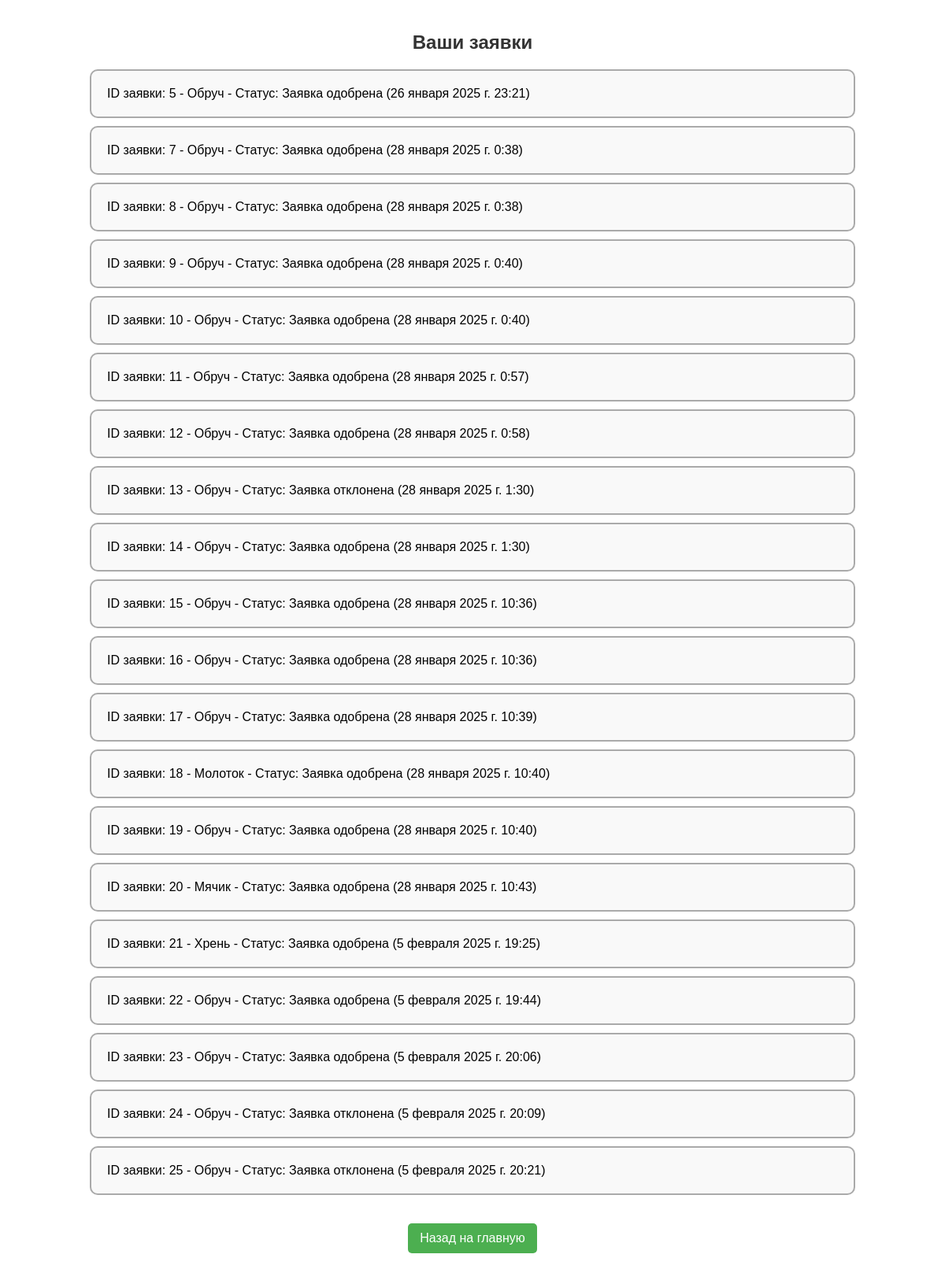
The page /inventory/track_requests/ (signed in) on the database as committed earlier.
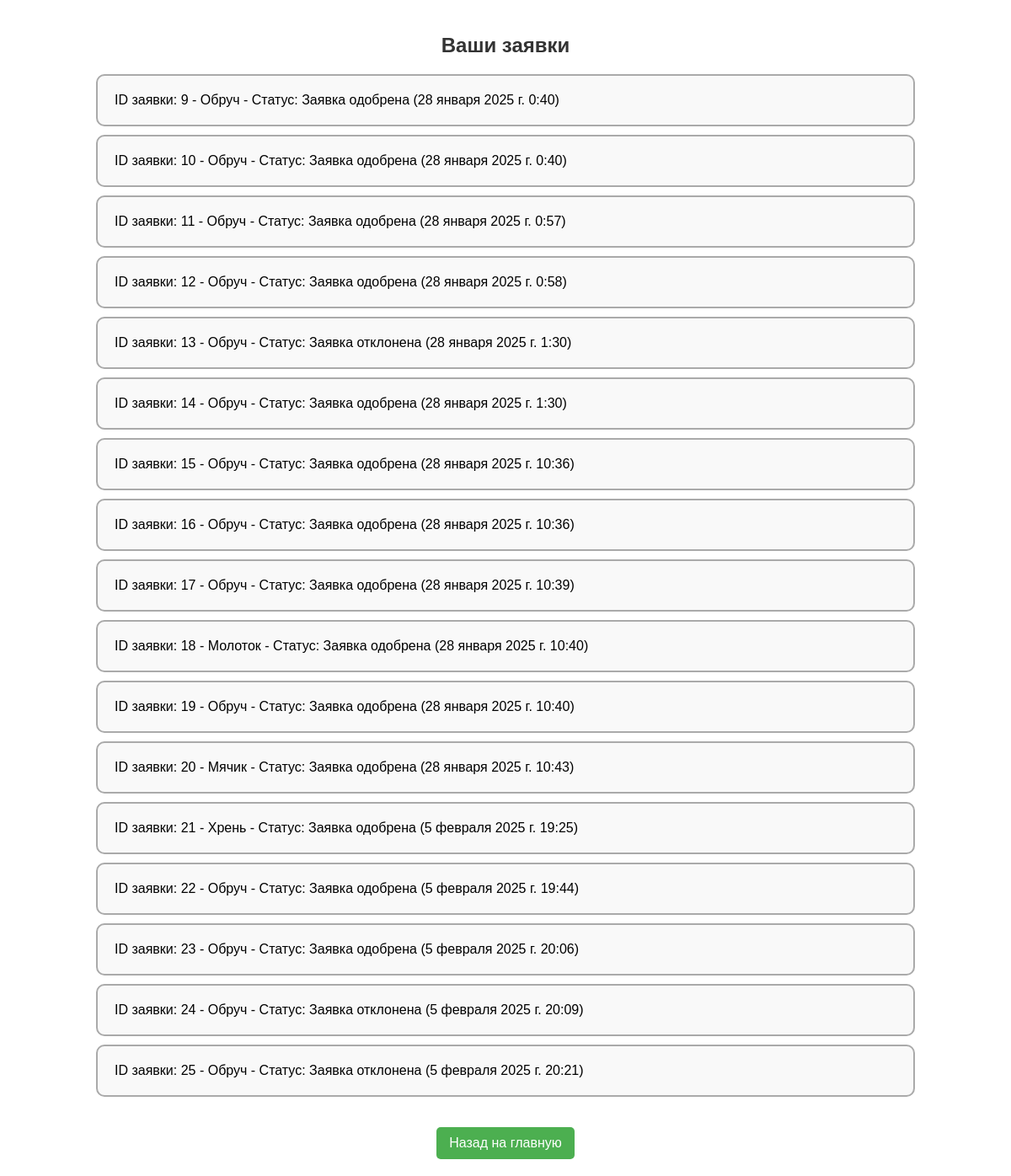
The same page on the database as committed later.
### invpage/models.py (models this page shows, shortened)
class InventoryRequest(models.Model):
    user = models.ForeignKey(settings.AUTH_USER_MODEL, on_delete=models.CASCADE, verbose_name=_("Пользователь"))
    item_name = models.CharField(max_length=255, verbose_name=_("Название предмета"))
    status = models.CharField(max_length=50, default='В ожидании', verbose_name=_("Статус"))
    created_at = models.DateTimeField(auto_now_add=True, verbose_name=_("Дата создания"))
    request_id = models.AutoField(primary_key=True)
    quantity = models.PositiveIntegerField(default=0, verbose_name=_("Количество"))
    class Meta:
        verbose_name = _("запрос на инвентарь")
        verbose_name_plural = _("Запросы на инвентарь")

### invpage/views.py (the view)
# urls.py: path('track_requests/', track_requests, name='track_requests'),
@login_required
def track_requests(request):
    requests = InventoryRequest.objects.filter(user=request.user)
    return render(request, 'invpage/track_requests.html', {'requests': requests})

### invpage/templates/invpage/track_requests.html (shortened to what this page needs)
{% load static %}
<!DOCTYPE html>
<html lang="en">
<head>
    <link rel="stylesheet" href="{% static 'invpage/css/inv.css' %}">
    <link rel="stylesheet" href="{% static 'invpage/css/track.css' %}">
</head>
<body>
<h1>Ваши заявки</h1>
<ul>
    {% for request in requests %}
        <li>ID заявки: {{ request.request_id }} - {{ request.item_name }} - Статус: {{ request.status }} ({{ request.created_at }})</li>
    {% empty %}
        <li>У вас нет заявок.</li>
    {% endfor %}
</ul>
<div class="button-container">
   <a href="{% url 'index' %}">Назад на главную</a>
</div>
</body>
</html>

Rows that differ between the two databases and show on the page:
removed InventoryRequest: request_id "5", item_name "Обруч", status "Заявка одобрена", created_at "26 января 2025 г. 23:21"
removed InventoryRequest: request_id "7", item_name "Обруч", status "Заявка одобрена", created_at "28 января 2025 г. 0:38"
removed InventoryRequest: request_id "8", item_name "Обруч", status "Заявка одобрена", created_at "28 января 2025 г. 0:38"
